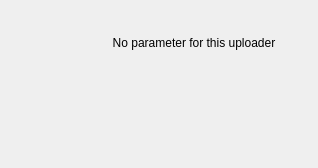
<?xml version="1.0" encoding="UTF-8"?>
<ui version="4.0">
 <class>DefaultUploaderSettingsClass</class>
 <widget class="QWidget" name="DefaultUploaderSettingsClass">
  <property name="geometry">
   <rect>
    <x>0</x>
    <y>0</y>
    <width>318</width>
    <height>168</height>
   </rect>
  </property>
  <property name="windowTitle">
   <string>DefaultUploaderSettings</string>
  </property>
  <layout class="QGridLayout" name="gridLayout">
   <item row="2" column="1">
    <spacer name="verticalSpacer">
     <property name="orientation">
      <enum>Qt::Vertical</enum>
     </property>
     <property name="sizeHint" stdset="0">
      <size>
       <width>20</width>
       <height>260</height>
      </size>
     </property>
    </spacer>
   </item>
   <item row="0" column="1">
    <widget class="QLabel" name="label">
     <property name="text">
      <string>No parameter for this uploader</string>
     </property>
     <property name="alignment">
      <set>Qt::AlignCenter</set>
     </property>
    </widget>
   </item>
   <item row="0" column="0">
    <widget class="QLabel" name="labelPixmap">
     <property name="minimumSize">
      <size>
       <width>64</width>
       <height>64</height>
      </size>
     </property>
     <property name="maximumSize">
      <size>
       <width>64</width>
       <height>64</height>
      </size>
     </property>
     <property name="text">
      <string/>
     </property>
     <property name="pixmap">
      <pixmap resource="../res/hotshots.qrc">:/providers/providers/unknown.png</pixmap>
     </property>
     <property name="scaledContents">
      <bool>true</bool>
     </property>
    </widget>
   </item>
   <item row="1" column="0" colspan="2">
    <widget class="QLabel" name="labelBaseURL">
     <property name="text">
      <string/>
     </property>
     <property name="textFormat">
      <enum>Qt::RichText</enum>
     </property>
     <property name="alignment">
      <set>Qt::AlignCenter</set>
     </property>
     <property name="openExternalLinks">
      <bool>true</bool>
     </property>
     <property name="textInteractionFlags">
      <set>Qt::TextBrowserInteraction</set>
     </property>
    </widget>
   </item>
  </layout>
 </widget>
 <layoutdefault spacing="6" margin="11"/>
 <resources>
  <include location="../res/hotshots.qrc"/>
 </resources>
 <connections/>
</ui>
